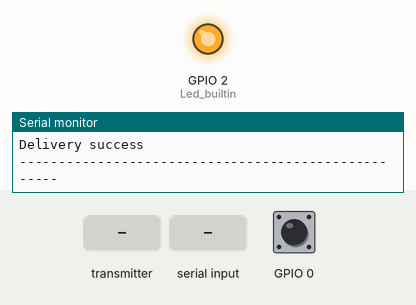
A sketch run on a simulated ESP8266 (NodeMCU). Shown: output pins drawn as LEDs (lit = HIGH), the last lines printed to the serial monitor. Dashed ring = blinking. Inputs (shaded band) come from the test bench; at power-on: GPIO 0 HIGH.

Above: at 1.2 s.
1.3 s: the transmitter starts sending fromNode = 0
At 1.56 s:
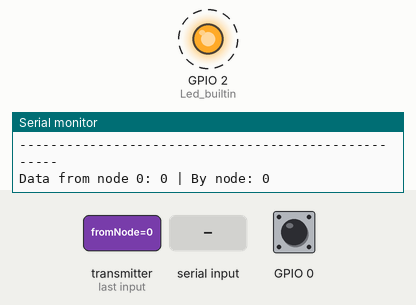
4.3 s: "A" received over Serial
At 4.4 s:
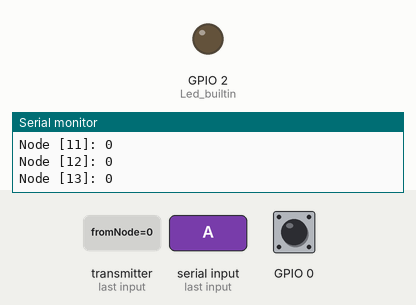
7.3 s: "B" received over Serial
Timing chart, 0 to 16.3 s (numbered marks = the images above; inputs shaded):
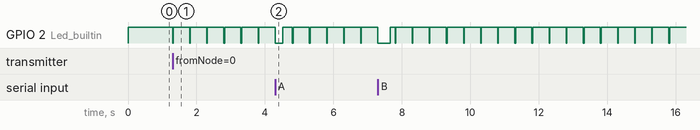

The sketch:

Gateway.ino
```cpp
#include <Arduino.h>
#include <ESP8266WiFi.h>
#include <espnow.h>

#define CHANNEL   1
#define GATEWAY_ID 255  //ID của Gateway

#define DELETE    0
#define READ_EEP  1
#define requestTime 1000 //Thời gian request data từ các Node
#define timeOut 5 //Số lần request mà Node không reponse tối đa (kiểm tra trạng thái Node)

uint8_t broadcastAddress[] = {0xff, 0xff, 0xff, 0xff, 0xff, 0xff}; //Địa chỉ MAC gửi đến tất cả các Node

uint16_t NodeData_Buff[20];   //Dữ liệu counter của các Node
uint8_t Node_Status[20];      //Trạng thái hoạt động của các Node
uint8_t Reponse_Status[20];   //Trạng thái phản hồi dữ liệu của các Node
uint32_t Node_TimeOut[20];    //Time Out của các Node từ lúc request

uint32_t waitRequest = millis();
uint32_t led_time = millis();
uint32_t waitCheckTO = millis();

bool Check_Reponse_Flag = false;

struct requestType
{
  uint8_t type = '#';         //request
  uint8_t fromNode = GATEWAY_ID;  //ID mặc định của Gateway là 255
  uint8_t byNode = GATEWAY_ID;
  uint32_t orderNum;
  uint8_t requestDataType;
};

struct responseData
{
  uint8_t type = '%'; //reponse
  uint8_t fromNode = GATEWAY_ID;
  uint8_t byNode;
  uint16_t productQuantity;
};

//User struct variable
requestType requestNode;

//User define function
void ESPNOW_SentCallback(uint8_t *mac_addr, uint8_t sendStatus); //Hàm callback kiểm tra gửi được hay chưa
void ESPNOW_ReceivedCallback(uint8_t * mac, uint8_t *incomingData, uint8_t len); //Hàm callback nhận dữ liệu gửi đến
void CheckNodeResponse_TO(uint16_t timeCheck); //Hàm kiểm tra trạng thái cái Node
bool long_press(uint16_t timepress); //Hàm nhấn nút theo thời gian
//---------------------------------------------------------------------------------//

void setup() {
  Serial.begin(9600);
  pinMode(0, INPUT_PULLUP);
  pinMode(2, OUTPUT); //Led builtin
  digitalWrite(2, HIGH);

  WiFi.mode(WIFI_STA);
  WiFi.disconnect();
  // Init ESP-NOW
  if(esp_now_init() != 0){
    Serial.println("Error initializing ESP-NOW");
    return;
  }

  esp_now_set_self_role(ESP_NOW_ROLE_COMBO);
  esp_now_register_send_cb(ESPNOW_SentCallback);
  esp_now_register_recv_cb(ESPNOW_ReceivedCallback);
  esp_now_add_peer(broadcastAddress, ESP_NOW_ROLE_COMBO, CHANNEL, NULL, 0);
}

void loop() {
  //Kiểm tra và nhận dữ liệu UART
  if (Serial.available() > 0)
  {
    char Data = Serial.read();
    if (Data == 'A') //Đọc data của các Node qua UART
    {
      for (uint8_t i = 0; i < 20; i++)
      {
        Serial.print("Node ["); Serial.print(i + 1); Serial.print("]: ");
        Serial.println(NodeData_Buff[i]);
      }
    } else if (Data == 'B') //Đọc trạng thái của các Node qua UART
    {
      for (uint8_t i = 0; i < 20; i++)
      {
        Serial.print("Node Status ["); Serial.print(i + 1); Serial.print("]: ");
        Serial.println(Node_Status[i]);
      }
    } else if (Data == 'C') //Yêu cầu Gateway gửi gói tin request các Node xóa counter
    {
      requestNode.orderNum ++;
      requestNode.requestDataType = DELETE;
      esp_now_send(broadcastAddress, (uint8_t*) &requestNode, sizeof(requestNode));
    }

  }
  //---------------------------------------------------------------------------------//

  //Gửi gói tin request đến các Node
  if (millis() - waitRequest >= requestTime)
  {
    requestNode.orderNum ++;
    requestNode.requestDataType = READ_EEP;
    for (uint8_t i = 0; i < 20; i++)
    {
      Reponse_Status[i] = 0;
    }
    esp_now_send(broadcastAddress, (uint8_t*) &requestNode, sizeof(requestNode));
    waitRequest = millis();
    //Serial.println("OK");
  }
  //---------------------------------------------------------------------------------//

  //Kiểm tra trạng thái reponse của các Node mỗi 1000ms
  CheckNodeResponse_TO(1000);
  //---------------------------------------------------------------------------------//

  //Kiểm tra nhấn nút 3s thì gửi gói tin request các Node xóa Counter về 0
  if (long_press(3000))
  {
    requestNode.orderNum ++;
    requestNode.requestDataType = DELETE;
    for (uint8_t i = 0; i < 20; i++)
    {
      Reponse_Status[i] = 0;
    }
    esp_now_send(broadcastAddress, (uint8_t*) &requestNode, sizeof(requestNode));
  }
  //---------------------------------------------------------------------------------//

  //Led nhận dữ liệu
  if (millis() - led_time >= 20)
  {
    digitalWrite(2, HIGH);
  }
  //---------------------------------------------------------------------------------//

}

//----------------------------------------------ESP-NOW-----------------------------------------------------//
// Callback when data is sent
void ESPNOW_SentCallback(uint8_t *mac_addr, uint8_t sendStatus) {
  //Serial.print("Last Packet Send Status: ");
  if (sendStatus == 0) {
    Check_Reponse_Flag = true; waitCheckTO = millis();
    Serial.println("Delivery success");
    Serial.println("----------------------------------------------------");
  }
  else {
    Serial.println("Delivery fail");
    Serial.println("----------------------------------------------------");
  }
}

void ESPNOW_ReceivedCallback(uint8_t * mac, uint8_t *incomingData, uint8_t len) {
  digitalWrite(2, LOW); led_time = millis();
  responseData nodeData;
  memcpy(&nodeData, incomingData, sizeof(nodeData));
  if((char)incomingData[0] == '%') {
    if (Reponse_Status[nodeData.fromNode - 1] == 0) {
      Reponse_Status[nodeData.fromNode - 1] = 1;
      Node_Status[nodeData.fromNode - 1] = 1;
      Node_TimeOut[nodeData.fromNode - 1] = 0;
      NodeData_Buff[nodeData.fromNode - 1] = nodeData.productQuantity;
      Serial.print("Data from node "); Serial.print(nodeData.fromNode);
      Serial.print(": "); Serial.print(nodeData.productQuantity);
      Serial.print(" | By node: "); Serial.println(nodeData.byNode);
    }
  }
}

//---------------------------------------------------------------------------------//

void CheckNodeResponse_TO(uint16_t timeCheck) {
  if (Check_Reponse_Flag == true)
  {
    if (millis() - waitCheckTO >= timeCheck)
    {
      waitCheckTO = millis();
      for (uint8_t i = 0; i < 20; i++)
      {
        Node_TimeOut[i] += 1;
        if (Node_TimeOut[i] >= timeOut)
        {
          Node_Status[i] = 0;
        }
      }
      Check_Reponse_Flag = false;
    }
  }
}

//---------------------------------------------------------------------------------//

bool long_press(uint16_t timepress)
{
  static uint32_t lastpress = 0;
  if(millis() - lastpress >= timepress && digitalRead(0) == 0)
  {
    lastpress = 0;
    return true;
  }
  else if(digitalRead(0) == 1) lastpress = millis();
  return false;
}
```

Measured:
- after the input at 1.3 s, GPIO 2 (Led_builtin): alternates HIGH for 0.48 s and LOW for 0.02 s, starting at once
